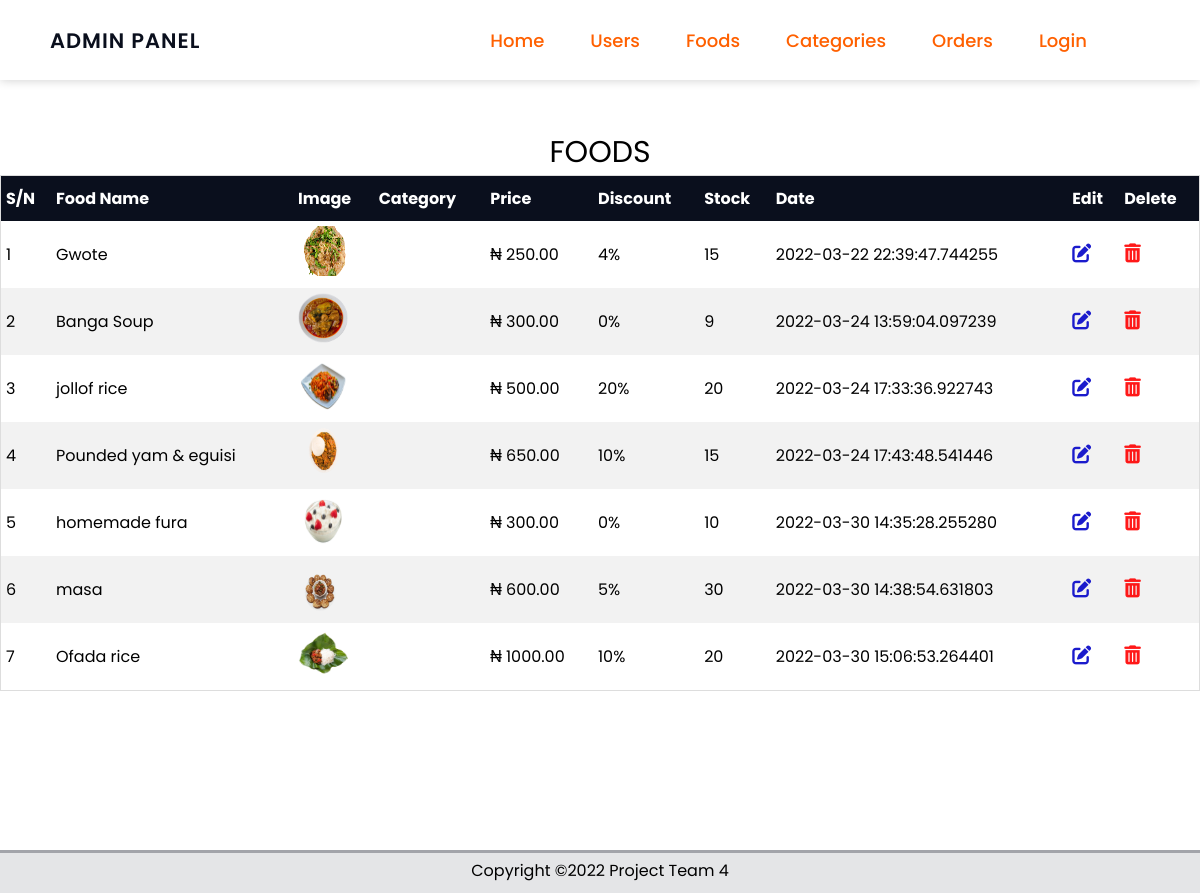
The page /foods on the database its author committed.
### eatapp/foods/models.py (models this page shows, shortened)
class Food(db.Model):
    id = db.Column(db.Integer, primary_key=True)
    food_name = db.Column(db.String(80), nullable=False)    # name field
    price= db.Column(db.Numeric(10,2), nullable=False)      # price field
    discount = db.Column(db.Integer, default=0)             # discount
    stock = db.Column(db.Integer, nullable=False)           # stock
    description = db.Column(db.Text, nullable=False)        # description
    date = db.Column(db.DateTime, nullable=False,
        default=datetime.utcnow)                            # date
    category_id = db.Column(db.Integer, db.ForeignKey('categories.id'),
        nullable=False)
    category = db.relationship('Categories',
        backref=db.backref('food', lazy=True))
    image = db.Column(db.String(150), nullable=False, default="image.png")

### eatapp/foods/routes.py (the view)
@app.route("/foods")
def foods():
    foods = Food.query.all()
    return render_template('admin/foods.html', title='Foods', foods=foods)

### eatapp/templates/admin/foods.html (shortened to what this page needs)
{% extends 'admin/layout.html' %}
{% block content %}
    <div class="table-container">
        <table class="table">
            <caption>FOODS</caption>
            <thead>
                <th>S/N</th>
                <th>Food Name</th>
                <th>Image</th>
                <th>Category</th>
                <th>Price</th>
                <th>Discount</th>
                <th>Stock</th>
                <th>Date</th>
                <th>Edit</th>
                <th>Delete</th>
            </thead>
            <tbody>
                {% for food in foods %}
                    <tr>
                        <td> {{loop.index}} </td>
                        <td> {{food.food_name}} </td>
                        <td class="table-image"> <img src="{{url_for('static', filename='img/' + food.image)}}" width="50px" height="50px" alt=""> </td>
                        <td> {{food.category.category_id}} </td>
                        <td>&#8358; {{food.price}} </td>
                        <td> {{food.discount}}% </td>
                        <td> {{food.stock}} </td>
                        <td> {{food.date}} </td>
                        <td>
                            <a href="{{url_for('updateFood', id=food.id)}}" title="edit {{food.food_name}}"><i class="edit fa-solid fa-pen-to-square"></i></a>
                        </td>
                        <td>
                            <button onclick="document.getElementById('delete-modal-{{food.id}}').style.display='block'" class="modal-btn" title="delete {{food.food_name}}">
                                <i class="delete fa-solid fa-trash-can"></i>
                            </button>
                        </td>
                    </tr>
                {% endfor %}
            </tbody>
        </table>
    </div>
{% endblock content %}

### eatapp/static/css/main.css (style rules this page uses)
* { padding: 0; margin: 0; box-sizing: border-box; font-family: 'poppins', sans-serif; list-style-type: none; text-decoration: none; }
html, body { width: 100%; background-repeat: no-repeat; scroll-behavior: smooth; }

### eatapp/static/css/forms.css (style rules this page uses)
* { margin: 0; padding: 0; box-sizing: border-box; font-family: 'Poppins', sans-serif; text-decoration: none; list-style-type: none; }

### eatapp/static/css/admin.css (style rules this page uses)
.table-container { max-width: 100%; height: 90vh; }
.table { overflow-x: auto; border-collapse: collapse; border-spacing: 0; width: 100%; border: 1px solid #ddd; margin-top: 50px; }
.table caption { font-size: 30px; }
.table th { text-align: left; padding: 10px 5px; background-color: rgb(10, 15, 29); color: #fff; }
.table td { text-align: left; padding: 5px; }
.table tr:nth-child(even) { background-color: #f2f2f2; }
.edit { color: rgb(27, 27, 204); font-size: 19px; }
.delete { color: red; font-size: 19px; }

### eatapp/static/css/modals.css (style rules this page uses)
.modal-btn { background: none; border: none; cursor: pointer; opacity: 0.9; }

### rows shown on the page
Food: food_name "Gwote", image (picture), price "250.00", discount "4", stock "15", date "2022-03-22 22:39:47.744255"
Food: food_name "Banga Soup", image (picture), price "300.00", discount "0", stock "9", date "2022-03-24 13:59:04.097239"
Food: food_name "jollof rice", image (picture), price "500.00", discount "20", stock "20", date "2022-03-24 17:33:36.922743"
Food: food_name "Pounded yam & eguisi", image (picture), price "650.00", discount "10", stock "15", date "2022-03-24 17:43:48.541446"
Food: food_name "homemade fura", image (picture), price "300.00", discount "0", stock "10", date "2022-03-30 14:35:28.255280"
Food: food_name "masa", image (picture), price "600.00", discount "5", stock "30", date "2022-03-30 14:38:54.631803"
Food: food_name "Ofada rice", image (picture), price "1000.00", discount "10", stock "20", date "2022-03-30 15:06:53.264401"
